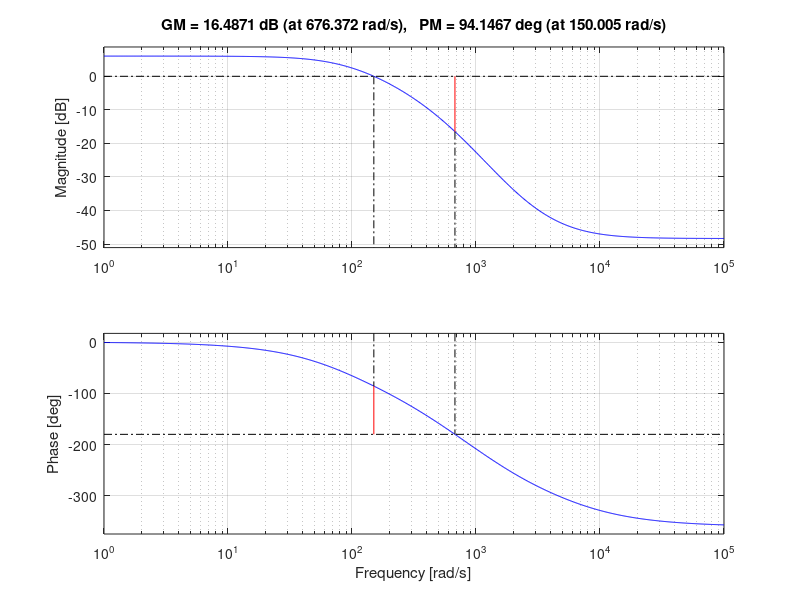
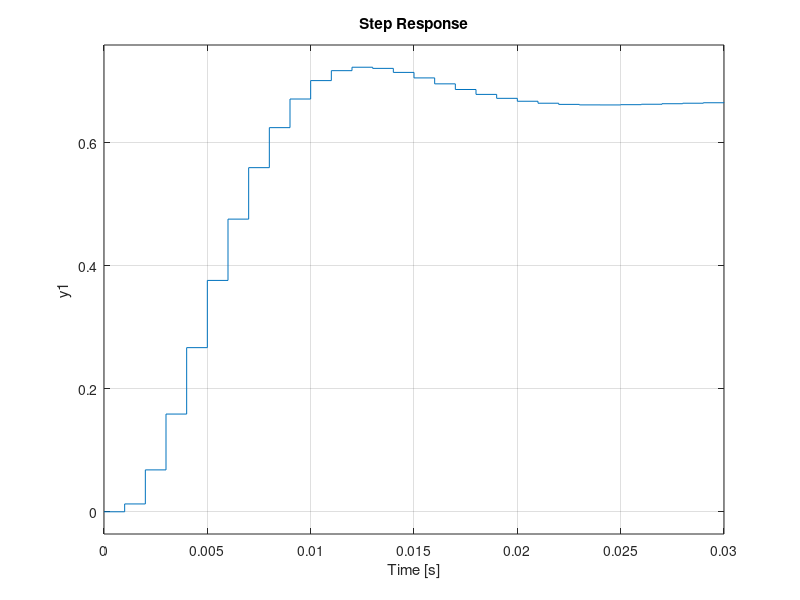
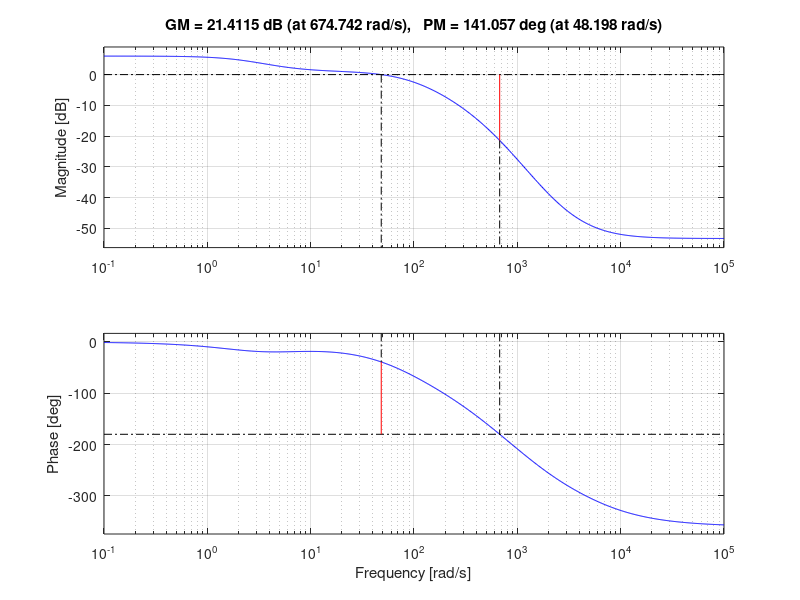

MATLAB code to generate these figures, in order: (Note: this script raises an error after producing the figures.)
%this code designs the degital system to make the Lead Controller.
clc
clear
close all

%define the motor system from control lab
s = tf('s');
Gp = 2.388E5/(0.002*s^3+3.765*s^2+1621*s+1.194E5);
Ts = 0.001; %1k Hz sampling frequency
sysD = c2d(Gp, Ts, 'ZOH') %convert to digital system 

%find the w transform
K = 1; %let's simplify and go with a K=1 for now
sysw = d2c(K*sysD, 'tustin') %this is actually the w transform.
bode(sysw)
margin(sysw)
grid on

%uncompensated step response
sysD_cl = feedback(K*sysD, 1)
sys_cl = feedback(K*Gp, 1);
%step response of uncompensated system
figure
step(sysD_cl)
grid on

%from hand calculation in notebook
a = 0.5649;
T = 0.37581;
w = tf('s');
Gc_w = (1+a*T*w)/(1+T*w)
figure
bode(Gc_w*K*sysw)
margin(Gc_w*K*sysw)
grid on

z = tf('z');
temp = (2/Ts)*(z-1)/(z+1);
LagController = (1+0.2123*temp)/(1+0.3758*temp)
sysControlledDigital_cl = feedback(LagController*K*sysD,1)
%step response of compensated system
figure
step(sysControlledDigital_cl)
grid on

%% comparing the theoretical response with the model response controller gain 1
path = "D:\Github\Control-Labs\MicrocontrollerLab\Lab5\CSV_step_response_1.csv";
data = csvread(path, 2, 0);
raw_t_step = data(:,1);
raw_tach_step = data(:,2);
raw_control_signal_step = data(:,3);
% quick plot the raw data
% figure
% plot(raw_t_step, raw_tach_step, '.')
% hold on
% plot(raw_t_step, raw_control_signal_step, '.')
% title('Raw data of step response')
% legend('Tachometer', 'Control signal')
% 
% path = "D:\Github\Control-Labs\MicrocontrollerLab\Lab5\CSV_ramp_response_1.csv";
% data = csvread(path, 2, 0);
% raw_t_ramp = data(:,1);
% raw_tach_ramp = data(:,2);
% raw_control_signal_ramp = data(:,3);
% % quick plot the raw ramp response data
% figure
% plot(raw_t_ramp, raw_tach_ramp, '.')
% hold on
% plot(raw_t_ramp, raw_control_signal_ramp, '.')
% title('Raw data of ramp response')
% legend('Tachometer', 'Control signal')

%% plot the theoretical response and the raw data for step response
%scale and adjust the raw data to show only step response
% temp = raw_t_step - 0.1975; %need to shift the data 
% idx = find(temp>0);
% t_scaled = temp(idx);
% tach_scaled = raw_tach_step(idx);
% tach_scaled = tach_scaled/5; %normalize to the theoretical response
% [y, t] = step(sysD_cl);
% figure
% plot(t_scaled, tach_scaled, '-o')
% hold on
% plot(t, y, 'd')
% grid on
% 
% %plot the difference between raw and theoretical
% t_scaled = t_scaled(1:length(t));
% tach_scaled = tach_scaled(1:length(t));
% figure
% plot(t_scaled, tach_scaled-y, 'd')
% title('Difference between theoretical and experimental')
%% plot the theoretical response and raw data for ramp response
%scale and adjust the raw data to show only ramp response
% idx = find(raw_t_ramp>0 & raw_t_ramp<0.4);
% t_scaled_ramp = raw_t_ramp(idx);
% tach_scaled_ramp = raw_tach_ramp(idx);
% tach_scaled_ramp = tach_scaled_ramp+1;
% t = linspace(0, 0.4, 0.2/Ts);
% ramp_input = t;
% y = lsim(sys_cl, ramp_input, t, 'zoh');
% figure
% plot(t, y, 'd')
% hold on
% plot(t_scaled_ramp, tach_scaled_ramp, 'o') 

%% plot the xmega controller data
path = "D:\Github\Control-Labs\MicrocontrollerLab\Lab5\CSV_Lag_Controller_Xmega_1.csv";
data = csvread(path, 2, 0);
raw_t_lag_xmega = data(:,1);
raw_tach_lag_xmega = data(:,2);
%plot raw data
figure
plot(raw_t_lag_xmega, raw_tach_lag_xmega, 'd')
%shift and normalize the data
idx = find(raw_t_lag_xmega>=0.992 & raw_t_lag_xmega<1.98);
t_lag_xmega = raw_t_lag_xmega(idx);
t_lag_xmega = t_lag_xmega - 0.992;
tach_lag_xmega = raw_tach_lag_xmega(idx);
tach_lag_xmega = tach_lag_xmega/5; %normalize by the input 5V

%% plot the theoretical Lag controller data and experimental lag control data
path = "D:\Github\Control-Labs\MicrocontrollerLab\Lab5\CSV_Lag_Controller_1.csv";
data = csvread(path, 2, 0);
raw_t_lag = data(:,1);
raw_tach_lag = data(:,2);
%plot raw data
figure
plot(raw_t_lag, raw_tach_lag, 'd')
%shift and normalize data
idx = find(raw_t_lag>0.195 & raw_t_lag<0.39);
t_lag = raw_t_lag(idx);
t_lag = t_lag - 0.195;
tach_lag = raw_tach_lag(idx);
tach_lag = tach_lag/5;
[y, t] = step(sysControlledDigital_cl);
figure
plot(t_lag, tach_lag, 'd')
hold on
plot(t, y, 'o')
grid on
title('Comparing response of theoretical and experimental lag controller implementation')
plot(t_lag_xmega, tach_lag_xmega, 'd')
